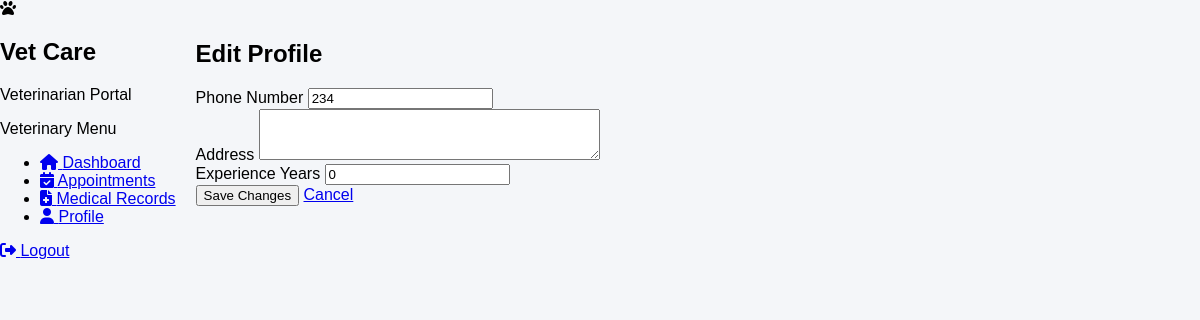
Page /vet/profile/edit/ (signed in) on the earlier database version.
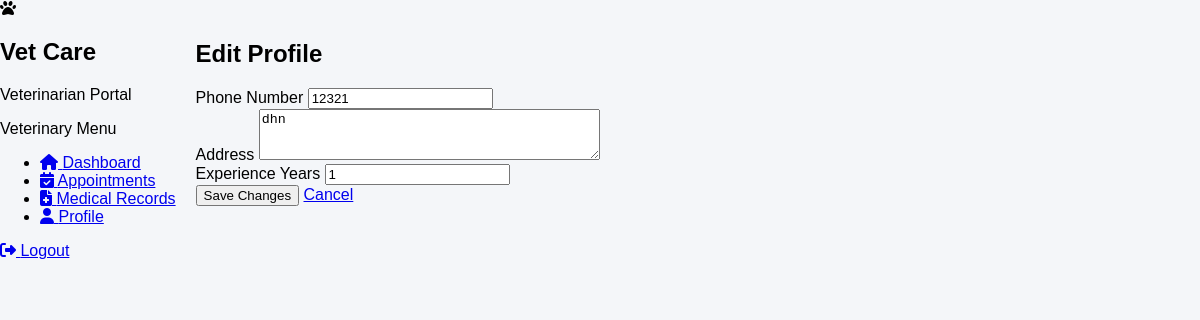
Same page on the later database version.
### account/models.py (models this page shows, shortened)
class User(AbstractUser):
    ADMIN = "ADMIN"
    VETERINARIAN = "VETERINARIAN"
    PET_OWNER = "PET_OWNER"
    ROLE_CHOICES = [
        (ADMIN, "Admin"),
        (VETERINARIAN, "Veterinarian"),
        (PET_OWNER, "Pet Owner"),
    ]
    role = models.CharField(
        max_length=20,
        choices=ROLE_CHOICES,
        default=PET_OWNER
    )
    phone = models.CharField(
        max_length=15,
        blank=True,
        null=True
    )
    address = models.TextField(
        blank=True,
        null=True
    )
    created_at = models.DateTimeField(
        auto_now_add=True
    )
    updated_at = models.DateTimeField(
        auto_now=True
    )

class VeterinarianProfile(models.Model):
    user = models.OneToOneField(
        User,
        on_delete=models.CASCADE,
        related_name="veterinarian_profile",
        limit_choices_to={"role": User.VETERINARIAN}
    )
    license_number = models.CharField(
        max_length=100,
        unique=True
    )
    specialization = models.CharField(
        max_length=150,
        blank=True,
        null=True
    )
    qualification = models.CharField(
        max_length=200,
        blank=True,
        null=True
    )
    experience_years = models.PositiveIntegerField(
        default=0
    )
    joined_date = models.DateField(
        blank=True,
        null=True
    )

### account/views.py (the view)
@login_required
def edit_veterinarian_profile(request):
    if request.user.role != User.VETERINARIAN:
        return redirect("dashboard")
    profile = request.user.veterinarian_profile
    if request.method == "POST":
        form = VeterinarianProfileUpdateForm(
            request.POST,
            instance=profile,
            user=request.user
        )
        if form.is_valid():
            form.save()
            messages.success(
                request,
                "Profile updated successfully."
            )
            return redirect(
                "vet-profile"
            )
    else:
        form = VeterinarianProfileUpdateForm(
            instance=profile,
            user=request.user
        )
    return render(
        request,
        "account/edit_veterinarian_profile.html",
        {
            "form": form
        }
    )

### account/forms.py (shortened to what this page needs)
class VeterinarianProfileUpdateForm(forms.ModelForm):
    phone = forms.CharField(
        max_length=15,
        required=False
    )
    address = forms.CharField(
        widget=forms.Textarea(attrs={"rows": 3}),
        required=False
    )
    class Meta:
        model = VeterinarianProfile
        fields = [
            "experience_years",
        ]
    def __init__(self, *args, **kwargs):
        user = kwargs.pop("user")
        super().__init__(*args, **kwargs)
        self.fields["phone"].initial = user.phone
        self.fields["address"].initial = user.address
        for field in self.fields.values():
            field.widget.attrs.update({
                "class": (
                    "w-full px-4 py-3 border-2 border-slate-300 "
                    "rounded-lg focus:ring-2 focus:ring-emerald-500 "
                    "focus:border-emerald-500"
                )
            })

### account/templates/account/edit_veterinarian_profile.html (shortened to what this page needs)
{% extends "base.html" %}
{% block content %}
<div class="max-w-3xl mx-auto p-6">
    <div class="bg-white rounded-xl shadow-lg border border-slate-200 p-8">
        <h2 class="text-3xl font-bold text-slate-800 mb-8">
            Edit Profile
        </h2>
        <form method="post" class="space-y-6">
            <div>
                <label class="block mb-2 font-medium">
                    Phone Number
                </label>
                {{ form.phone }}
            </div>
            <div>
                <label class="block mb-2 font-medium">
                    Address
                </label>
                {{ form.address }}
            </div>
            <div>
                <label class="block mb-2 font-medium">
                    Experience Years
                </label>
                {{ form.experience_years }}
            </div>
            <div class="flex gap-3">
                <button type="submit"
                        class="bg-emerald-600 hover:bg-emerald-700 text-white px-6 py-3 rounded-lg">
                    Save Changes
                </button>
                <a href="{% url 'vet-profile' %}"
                   class="bg-slate-300 hover:bg-slate-400 text-slate-800 px-6 py-3 rounded-lg">
                    Cancel
                </a>
            </div>
        </form>
    </div>
</div>
{% endblock %}

Differences in the rows shown:
changed User: phone "234" → "12321"; address (not shown) → "dhn"
changed VeterinarianProfile: experience_years "0" → "1"
